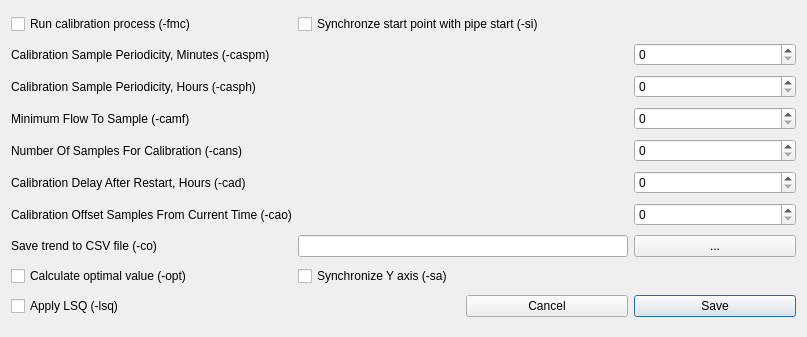
<?xml version="1.0" encoding="UTF-8"?>
<ui version="4.0">
 <class>Calibrate</class>
 <widget class="QDialog" name="Calibrate">
  <property name="windowModality">
   <enum>Qt::ApplicationModal</enum>
  </property>
  <property name="geometry">
   <rect>
    <x>0</x>
    <y>0</y>
    <width>807</width>
    <height>337</height>
   </rect>
  </property>
  <property name="windowTitle">
   <string>Calibration details</string>
  </property>
  <property name="modal">
   <bool>true</bool>
  </property>
  <layout class="QGridLayout" name="gridLayout">
   <item row="5" column="3">
    <widget class="QSpinBox" name="CalibrationDelayAfterRestartInHours">
     <property name="maximum">
      <number>100000</number>
     </property>
    </widget>
   </item>
   <item row="6" column="3">
    <widget class="QSpinBox" name="CalibrationOffsetSamplesFromCurrentTime">
     <property name="maximum">
      <number>100000</number>
     </property>
    </widget>
   </item>
   <item row="8" column="1">
    <widget class="QCheckBox" name="checkSyncAxis">
     <property name="text">
      <string>Synchronize Y axis (-sa)</string>
     </property>
    </widget>
   </item>
   <item row="0" column="0">
    <widget class="QCheckBox" name="runCalibration">
     <property name="text">
      <string>Run calibration process (-fmc)</string>
     </property>
    </widget>
   </item>
   <item row="5" column="0" colspan="2">
    <widget class="QLabel" name="label_5">
     <property name="text">
      <string>Calibration Delay After Restart, Hours (-cad)</string>
     </property>
    </widget>
   </item>
   <item row="4" column="3">
    <widget class="QSpinBox" name="NumberOfSamplesForCalibration">
     <property name="maximum">
      <number>100000</number>
     </property>
    </widget>
   </item>
   <item row="1" column="0" colspan="2">
    <widget class="QLabel" name="label">
     <property name="text">
      <string>Calibration Sample Periodicity, Minutes (-caspm)</string>
     </property>
    </widget>
   </item>
   <item row="4" column="0" colspan="2">
    <widget class="QLabel" name="label_4">
     <property name="text">
      <string>Number Of Samples For Calibration (-cans)</string>
     </property>
    </widget>
   </item>
   <item row="3" column="3">
    <widget class="QSpinBox" name="MinimumFlowToSample">
     <property name="maximum">
      <number>100000</number>
     </property>
    </widget>
   </item>
   <item row="0" column="1" colspan="3">
    <widget class="QCheckBox" name="checkSync">
     <property name="text">
      <string>Synchronze start point with pipe start (-si)</string>
     </property>
    </widget>
   </item>
   <item row="9" column="3">
    <widget class="QPushButton" name="onSave">
     <property name="text">
      <string>Save</string>
     </property>
    </widget>
   </item>
   <item row="9" column="2">
    <widget class="QPushButton" name="onCancel">
     <property name="text">
      <string>Cancel</string>
     </property>
    </widget>
   </item>
   <item row="8" column="0">
    <widget class="QCheckBox" name="checkOpt">
     <property name="text">
      <string>Calculate optimal value (-opt)</string>
     </property>
    </widget>
   </item>
   <item row="1" column="3">
    <widget class="QSpinBox" name="CalibrationSamplePeriodicityInMinutes">
     <property name="maximum">
      <number>1000</number>
     </property>
    </widget>
   </item>
   <item row="2" column="3">
    <widget class="QSpinBox" name="CalibrationPeriodicityInHours">
     <property name="maximum">
      <number>1000</number>
     </property>
    </widget>
   </item>
   <item row="2" column="0" colspan="2">
    <widget class="QLabel" name="label_2">
     <property name="text">
      <string>Calibration Sample Periodicity, Hours (-casph)</string>
     </property>
    </widget>
   </item>
   <item row="9" column="0">
    <widget class="QCheckBox" name="checkLSQ">
     <property name="text">
      <string>Apply LSQ (-lsq)</string>
     </property>
    </widget>
   </item>
   <item row="3" column="0" colspan="2">
    <widget class="QLabel" name="label_3">
     <property name="text">
      <string>Minimum Flow To Sample (-camf)</string>
     </property>
    </widget>
   </item>
   <item row="6" column="0">
    <widget class="QLabel" name="label_6">
     <property name="text">
      <string>Calibration Offset Samples From Current Time (-cao)</string>
     </property>
    </widget>
   </item>
   <item row="7" column="0">
    <widget class="QLabel" name="label_7">
     <property name="text">
      <string>Save trend to CSV file (-co)</string>
     </property>
    </widget>
   </item>
   <item row="7" column="1" colspan="2">
    <widget class="QLineEdit" name="outputFile"/>
   </item>
   <item row="7" column="3">
    <widget class="QPushButton" name="selectFile">
     <property name="text">
      <string>...</string>
     </property>
    </widget>
   </item>
  </layout>
 </widget>
 <resources/>
 <connections/>
</ui>
